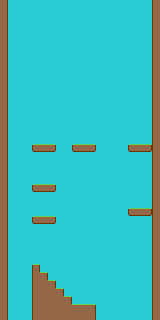

A 2D game scene composited from a Tiled map and its tileset images. What follows is a short description and the map's XML, with each tile layer's data collapsed to a summary:
An orthogonal 20x40 tile map with 8x8 px tiles, 2 tile layers (backdrop, background) and 23 objects (6x movingplatform, 2x coin, 2x lava, mainPlayer).

<map version="1.0" orientation="orthogonal" width="20" height="40" tilewidth="8" tileheight="8">
 <tileset firstgid="1" name="mountain1" tilewidth="8" tileheight="8">
  <image source="../img/map/mountain1.png" trans="ff00ff" width="40" height="40" />
 </tileset>
 <layer name="backdrop" width="20" height="40">
  <data>[800 cells, 800 non-empty, 4 distinct tile ids]</data>
 </layer>
 <layer name="background" width="20" height="40">
  <data>[800 cells, 39 non-empty, 9 distinct tile ids]</data>
 </layer>
 <objectgroup name="collision" width="20" height="40">
  <object x="72" y="302" width="24" height="16" />
  <object x="64" y="294" width="8" height="8" />
  <object x="56" y="286" width="8" height="8" />
  <object x="32" y="262" width="8" height="8" />
  <object x="48" y="278" width="8" height="8" />
  <object x="40" y="270" width="8" height="8" />
  <object x="32" y="214" width="24" height="8" />
  <object x="128" y="206" width="24" height="8" />
  <object x="32" y="182" width="24" height="8" />
  <object x="32" y="142" width="25" height="8" />
  <object x="72" y="142" width="25" height="8" />
  <object x="128" y="142" width="25" height="8" />
 </objectgroup>
 <objectgroup name="playerlayer" width="20" height="40">
  <object name="mainPlayer" x="40" y="200" width="8" height="8">
   <properties>
    <property name="image" value="ninja_run_right" />
    <property name="spriteheight" value="12" />
    <property name="spritewidth" value="10" />
   </properties>
  </object>
 </objectgroup>
 <objectgroup name="lava" width="20" height="40" />
 <objectgroup name="coins" width="20" height="40">
  <object name="coin" x="32" y="256" width="8" height="8">
   <properties>
    <property name="image" value="coin" />
    <property name="spriteheight" value="6" />
    <property name="spritewidth" value="6" />
   </properties>
  </object>
  <object name="coin" x="136" y="200" width="8" height="8">
   <properties>
    <property name="image" value="coin" />
    <property name="spriteheight" value="6" />
    <property name="spritewidth" value="6" />
   </properties>
  </object>
 </objectgroup>
 <objectgroup name="platforms" width="20" height="40">
  <object name="lava" x="8" y="316" width="64" height="4">
   <properties>
    <property name="to" value="area02" />
   </properties>
  </object>
  <object name="lava" x="96" y="316" width="56" height="4">
   <properties>
    <property name="to" value="area02" />
   </properties>
  </object>
  <object name="movingplatform" x="12" y="272" width="16" height="8">
   <properties>
    <property name="image" value="platform_wide" />
    <property name="spriteheight" value="4" />
    <property name="spritewidth" value="16" />
    <property name="type" value="platform" />
    <property name="xmove" value="0" />
    <property name="xspeed" value="0" />
    <property name="ymove" value="8" />
    <property name="yspeed" value=".5" />
   </properties>
  </object>
  <object name="movingplatform" x="56" y="216" width="16" height="8">
   <properties>
    <property name="image" value="platform_wide" />
    <property name="spriteheight" value="4" />
    <property name="spritewidth" value="16" />
    <property name="type" value="platform" />
    <property name="xmove" value="7" />
    <property name="xspeed" value=".25" />
    <property name="ymove" value="0" />
    <property name="yspeed" value="0" />
   </properties>
  </object>
  <object name="movingplatform" x="112" y="192" width="16" height="8">
   <properties>
    <property name="image" value="platform_wide" />
    <property name="spriteheight" value="4" />
    <property name="spritewidth" value="16" />
    <property name="type" value="platform" />
    <property name="xmove" value="-7" />
    <property name="xspeed" value=".5" />
    <property name="ymove" value="0" />
    <property name="yspeed" value="0" />
   </properties>
  </object>
  <object name="movingplatform" x="12" y="136" width="16" height="8">
   <properties>
    <property name="image" value="platform_wide" />
    <property name="spriteheight" value="4" />
    <property name="spritewidth" value="16" />
    <property name="type" value="platform" />
    <property name="xmove" value="0" />
    <property name="xspeed" value="0" />
    <property name="ymove" value="-6" />
    <property name="yspeed" value=".5" />
   </properties>
  </object>
  <object name="movingplatform" x="96" y="144" width="8" height="8">
   <properties>
    <property name="image" value="platform" />
    <property name="spriteheight" value="4" />
    <property name="spritewidth" value="8" />
    <property name="type" value="platform" />
    <property name="xmove" value="3" />
    <property name="xspeed" value=".5" />
    <property name="ymove" value="0" />
    <property name="yspeed" value="0" />
   </properties>
  </object>
  <object name="movingplatform" x="56" y="144" width="8" height="8">
   <properties>
    <property name="image" value="platform" />
    <property name="spriteheight" value="4" />
    <property name="spritewidth" value="8" />
    <property name="type" value="platform" />
    <property name="xmove" value="1" />
    <property name="xspeed" value=".5" />
    <property name="ymove" value="0" />
    <property name="yspeed" value="0" />
   </properties>
  </object>
 </objectgroup>
 <objectgroup name="portals" width="20" height="40" />
</map>